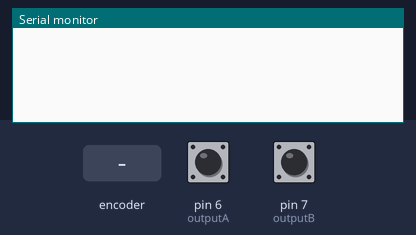
The sketch below on a simulated Arduino Uno, built with avr-gcc and run on an emulated ATmega328P. On the bench: the last lines printed to the serial monitor. Inputs (shaded band) come from the test bench; at power-on: pin 6 (outputA) HIGH, pin 7 (outputB) HIGH.

Above: at 1.2 s.
1.3 s: rotary encoder on pin 6 (outputA) / pin 7 (outputB) turned 1 step (first pin leading)
At 2.6 s:
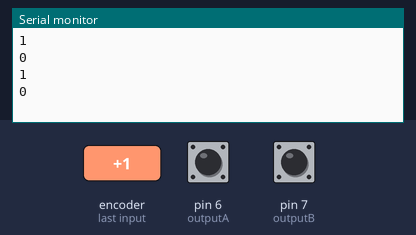
3.0 s: rotary encoder on pin 6 (outputA) / pin 7 (outputB) turned 2 steps (second pin leading)
At 3.9 s:
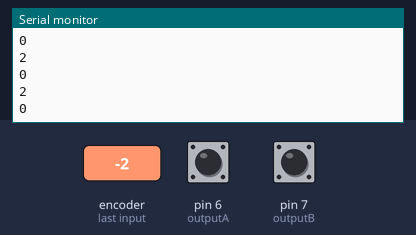
Timing chart, 0 to 6.0 s (numbered marks = the images above; inputs shaded):
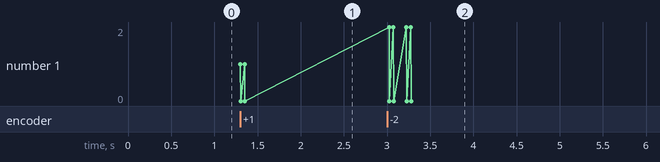

Measured:
- after the input at 1.3 s, the serial monitor: prints a new line at once (image 1)
- after the input at 3.0 s, the serial monitor: prints a new line at once (image 2)

The sketch:

Greina_model_arduino.ino
```cpp
/*
  Greina 3D terrain model interactive exhibition
  Museo Lottigna TI Switzerlan

  LCV SUPSI 2018

  Marco Lurati
*/

#define outputA 6
#define outputB 7

int aState;
int aLastState;

boolean next, prev, old_next, old_prev;

void setup() {
  Serial.begin(9600);

  pinMode (outputA,INPUT);
  pinMode (outputB,INPUT);

  // Reads the initial state of the outputA
   aLastState = digitalRead(outputA);
}

void loop() {

  aState = digitalRead(outputA); // Reads the "current" state of the outputA
  // If the previous and the current state of the outputA are different, that means a Pulse has occured
  if (aState != aLastState){
  // If the outputB state is different to the outputA state, that means the encoder is rotating clockwise
    if (digitalRead(outputB) != aState) {
      Serial.println(1);
      Serial.println(0);
    } else {
      Serial.println(2);
      Serial.println(0);
    }
  }
  aLastState = aState; // Updates the previous state of the outputA with the current state

}
```
